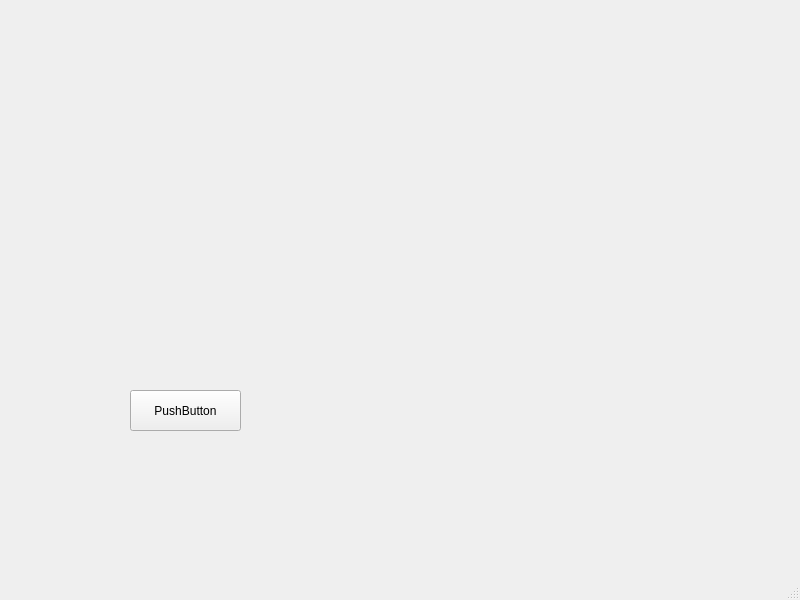
<?xml version="1.0" encoding="UTF-8"?>
<ui version="4.0">
 <class>MainWindow</class>
 <widget class="QMainWindow" name="MainWindow">
  <property name="geometry">
   <rect>
    <x>0</x>
    <y>0</y>
    <width>800</width>
    <height>600</height>
   </rect>
  </property>
  <property name="windowTitle">
   <string>MainWindow</string>
  </property>
  <widget class="QWidget" name="centralwidget">
   <widget class="QPushButton" name="pushButton">
    <property name="geometry">
     <rect>
      <x>130</x>
      <y>390</y>
      <width>111</width>
      <height>41</height>
     </rect>
    </property>
    <property name="text">
     <string>PushButton</string>
    </property>
   </widget>
   <widget class="QLabel" name="label">
    <property name="geometry">
     <rect>
      <x>20</x>
      <y>10</y>
      <width>761</width>
      <height>371</height>
     </rect>
    </property>
    <property name="text">
     <string/>
    </property>
   </widget>
  </widget>
  <widget class="QMenuBar" name="menubar">
   <property name="geometry">
    <rect>
     <x>0</x>
     <y>0</y>
     <width>800</width>
     <height>21</height>
    </rect>
   </property>
  </widget>
  <widget class="QStatusBar" name="statusbar"/>
 </widget>
 <resources/>
 <connections/>
</ui>
